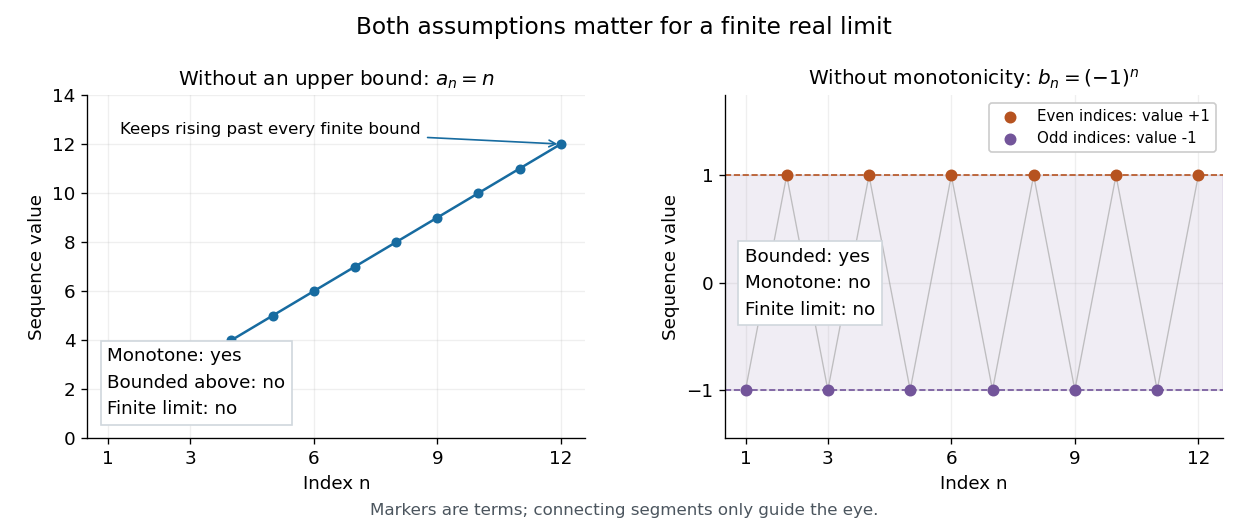

Here is the Python script that generated this plot:
"""Draw counterexamples to omitting either monotonicity or boundedness.

Writes an opaque PNG to cwd. Tested with Python 3.14, matplotlib 3.10.7,
and numpy 2.3.5.
"""

from pathlib import Path

import matplotlib.pyplot as plt
import numpy as np


def main():
    plt.rcParams.update({"font.size": 11, "axes.titlesize": 12})
    n = np.arange(1, 13)
    growing, alternating = n, (-1) ** n
    assert np.all(np.diff(growing) > 0)
    assert np.all(np.abs(alternating) == 1)
    assert np.any(np.diff(alternating) > 0)
    assert np.any(np.diff(alternating) < 0)

    fig, axes = plt.subplots(1, 2, figsize=(10.4, 4.4), dpi=120,
                             facecolor="white")
    ax = axes[0]
    ax.plot(n, growing, "o-", color="#176ba0", markersize=5)
    ax.annotate("Keeps rising past every finite bound", xy=(12, 12),
                xytext=(1.3, 12.4), fontsize=10,
                arrowprops={"arrowstyle": "->", "color": "#176ba0"})
    ax.text(0.04, 0.07, "Monotone: yes\nBounded above: no\nFinite limit: no",
            transform=ax.transAxes, fontsize=11, linespacing=1.6,
            bbox={"facecolor": "white", "edgecolor": "#d0d7dd"})
    ax.set(xlim=(0.5, 12.6), ylim=(0, 14), ylabel="Sequence value",
           title=r"Without an upper bound: $a_n=n$")

    ax = axes[1]
    ax.axhspan(-1, 1, color="#73559a", alpha=0.10)
    ax.axhline(1, color="#b65320", linestyle="--", linewidth=1)
    ax.axhline(-1, color="#73559a", linestyle="--", linewidth=1)
    ax.plot(n, alternating, color="#a9a9a9", linewidth=0.8, alpha=0.7)
    even = n % 2 == 0
    ax.scatter(n[even], alternating[even], color="#b65320", s=38,
               zorder=3, label="Even indices: value +1")
    ax.scatter(n[~even], alternating[~even], color="#73559a", s=38,
               zorder=3, label="Odd indices: value -1")
    ax.text(0.04, 0.36, "Bounded: yes\nMonotone: no\nFinite limit: no",
            transform=ax.transAxes, fontsize=11, linespacing=1.6,
            bbox={"facecolor": "white", "edgecolor": "#d0d7dd"})
    ax.set(xlim=(0.5, 12.6), ylim=(-1.45, 1.75),
           ylabel="Sequence value", yticks=[-1, 0, 1],
           title=r"Without monotonicity: $b_n=(-1)^n$")
    ax.legend(loc="upper right", fontsize=9, framealpha=1)
    for ax in axes:
        ax.set_facecolor("white")
        ax.set_xlabel("Index n")
        ax.set_xticks([1, 3, 6, 9, 12])
        ax.spines[["top", "right"]].set_visible(False)
        ax.grid(alpha=0.2)
    fig.suptitle("Both assumptions matter for a finite real limit", fontsize=14,
                 y=0.97)
    fig.text(0.5, 0.025, "Markers are terms; connecting segments only guide the eye.",
             ha="center", fontsize=10, color="#4b555e")
    fig.subplots_adjust(left=0.07, right=0.98, bottom=0.17, top=0.82,
                        wspace=0.28)
    fig.savefig(Path.cwd() / Path(__file__).with_suffix(".png").name,
                facecolor="white", transparent=False)
    plt.close(fig)


if __name__ == "__main__":
    main()
